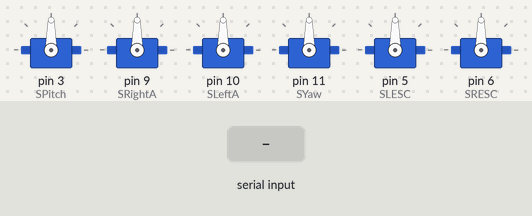
A sketch run on a simulated Arduino Uno, built with avr-gcc and run on an emulated ATmega328P. Shown: 6 × servo. The inputs (shaded band) are chosen by the test bench.

Above: at 1.2 s.
1.3 s: "90,45,200\n" received over the second serial link
At 2.4 s:
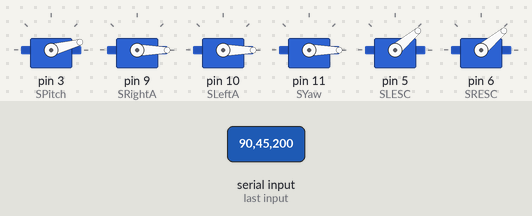
2.8 s: "200\n" received over the second serial link
At 3.6 s:
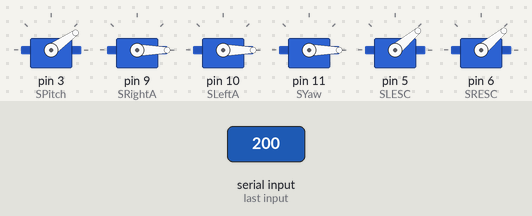
4.3 s: "90,45\n" received over the second serial link
At 4.7 s:
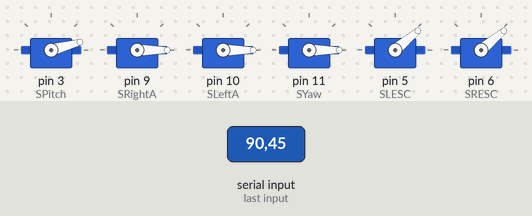
Timing chart, 0 to 7.3 s (numbered marks = the images above; inputs shaded):
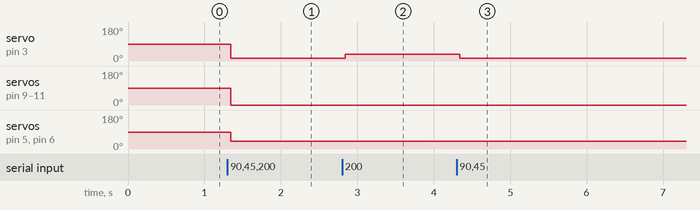

Measured:
- after the input at 1.3 s, servo on pin 3 (SPitch): 90° → 15° at once; servo on pin 9 (SRightA), servo on pin 10 (SLeftA), servo on pin 11 (SYaw): 90° → 0° at once; servo on pin 5 (SLESC), servo on pin 6 (SRESC): 90° → 40° at once
- after the input at 2.8 s, servo on pin 3 (SPitch): 15° → 35° at once
- after the input at 4.3 s, servo on pin 3 (SPitch): 35° → 15° at once

The sketch:

airplane_code_softwareserial_.ino
```cpp
//SoftwareSerial version. usefull debug.

//MAY NOT WORK PROPERLY DUE TO CONFLICT BETWEEN <Servo.h> AND <SoftwareSerial.h> LIBRARY!!!!


#include <Servo.h>
#define bps 2400
#include <SoftwareSerial.h>
//Déclaration des servos juteux.
Servo SPitch;
Servo SRightA;
Servo SLeftA;
Servo SYaw;
Servo SLESC;
Servo SRESC;

//Variables
boolean comstate;
int Pitch;
int RightA;
int LeftA;
int Yaw;
int LESC;
int RESC;
long timeA;
long timeB;
long timeC;


String data;
String entryA;


SoftwareSerial mySerial(2, 3); //RX, TX
void setup() {
//Serial
Serial.begin(bps);
Serial.setTimeout(40);
mySerial.begin(bps);
mySerial.setTimeout(40);

//servo.attach
SPitch.attach(3);
SRightA.attach(9);
SLeftA.attach(10);
SYaw.attach(11);
SLESC.attach(5);
SRESC.attach(6);


}

void loop() {

if(mySerial.available() > 1){
   data = mySerial.readString();

   entryA = data.substring(0,4);
   Pitch = entryA.toInt();

   entryA = data.substring(4,8);
   LeftA = entryA.toInt();

   entryA = data.substring(8,12);
   Yaw = entryA.toInt();

   entryA = data.substring(12,16);
   LESC = entryA.toInt();

   entryA = data.substring(16,20);
   RESC = entryA.toInt();


   Pitch=map(Pitch,0,1023,0,180);
   LeftA=map(LeftA,0,1023,0,180);
   RightA=map(LeftA,0,1023,0,180);
   Yaw=map(Yaw,0,1023,0,180);
   LESC=map(LESC,0,1023,40,180);
   RESC=map(RESC,0,1023,40,180);

   SPitch.write(Pitch);

   SLeftA.write(LeftA);

   SRightA.write(RightA);

   SYaw.write(Yaw);

   SLESC.write(RESC);

   SRESC.write(LESC);

 }


}
```
